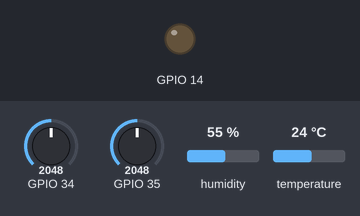
The sketch below on a simulated ESP32. Parts: output pins drawn as LEDs (lit = HIGH). Inputs (shaded band) come from the test bench; at power-on: GPIO 34 = 2048, GPIO 35 = 2048, humidity 55 %, temperature 24 °C. WiFi joins after 1.5 s; servers stay silent unless stated; not simulated (calls return 0 or success): secrets.h.

Above: at 2.7 s.
2.8 s: GPIO 34 set to 3659
5.2 s: GPIO 34 set to 3741
At 6.4 s:
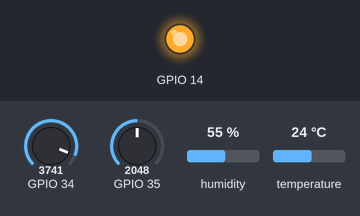
7.5 s: GPIO 34 set to 2527
9.2 s: GPIO 34 set to 2434
At 10.7 s:
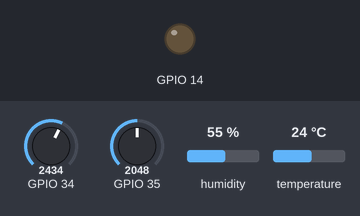
11.5 s: GPIO 34 set to 3972
At 12.5 s:
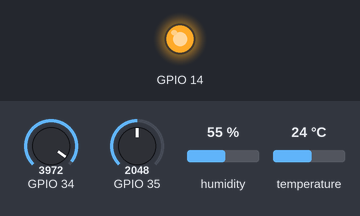
Timing chart, 0 to 14.5 s (numbered marks = the images above; inputs shaded):
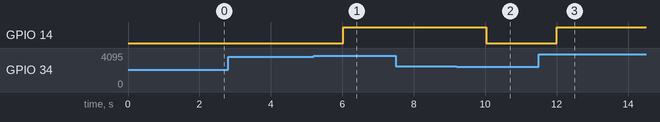

Measured:
- the behaviour switches between 3685 and 3686 on GPIO 34 (found by bisection; images 0 and 1)
- the behaviour switches between 2498 and 2497 on GPIO 34 (found by bisection; images 1 and 2)
- after the input at 2.8 s, every drawn part: stays the same
- after the input at 5.2 s, GPIO 14: LOW → HIGH after 0.83 s
- after the input at 7.5 s, every drawn part: stays the same
- after the input at 9.2 s, GPIO 14: HIGH → LOW after 0.83 s
- after the input at 11.5 s, GPIO 14: LOW → HIGH after 0.50 s

The sketch:

SmartGH.ino
```cpp
#include "secrets.h"
#include "thingProperties.h"

#include "src/DHTSensor.h"
#include "src/LDRSensor.h"
#include "src/SoilSensor.h"
#include "src/Pump.h"

#define MOISTURE_TRIGGER 10
#define MOISTURE_THRESHOLD 40

DHTSensor dht(27, temperature, humidity);
LDRSensor ldr(35, light);
SoilSensor soil(34, moisture);
Pump pmp(14, pump);

bool autoTriggered = false;
unsigned long previousTime = 0;

void setup() {

  Serial.begin(9600);
  delay(1500);

  // analogSetPinAttenuation(35, ADC_ATTENDB_MAX);

  initProperties();

  ArduinoCloud.begin(ArduinoIoTPreferredConnection);

  setDebugMessageLevel(2);
  ArduinoCloud.printDebugInfo();
}

void loop() {

  unsigned long currentTime = millis();
  if(currentTime - previousTime >= 2000) {

    dht.update();
    ldr.update();
    soil.update();

    if(soil.get() <= MOISTURE_TRIGGER) {
        pmp.power(PUMP_ON);
        autoTriggered = true;
    }

    if(autoTriggered && soil.get() >= MOISTURE_THRESHOLD) {
        pmp.power(PUMP_OFF);
        autoTriggered = false;
    }

    previousTime = currentTime;
  }

  ArduinoCloud.update();
}

void onPumpChange()  {

    autoTriggered = false;
    pmp.power(pump);
}
```

DHTSensor.cpp
```cpp
#include "DHTSensor.h"

DHTSensor::DHTSensor(uint8_t sensorPin, float &temperature, float &humidity)
    : Sensor(sensorPin), _dht(sensorPin, DHT11), _temperature(temperature),
      _humidity(humidity) {

  _dht.begin();
}

float DHTSensor::_preprocess(float analogVal) {}

void DHTSensor::update() {

  _temperature = _dht.readTemperature();
  _humidity = _dht.readHumidity();
}

float DHTSensor::get(uint8_t parameter) {

    if(parameter == DHTTEMP) return _temperature;
    else return _humidity;
}
```

DHTSensor.h
```cpp
#pragma once
#include <DHT.h>
#include "Sensor.h"

#define DHTTEMP 0
#define DHTHUMID 1

class DHTSensor : public Sensor {
public:
  DHTSensor(uint8_t sensorPin, float &temperature, float &humidity);
  void update() override;
  float get(uint8_t parameter) override;

private:
  float _preprocess(float analogVal) override;

private:
  DHT _dht;
  float &_temperature;
  float &_humidity;
};
```

LDRSensor.cpp
```cpp
#include "LDRSensor.h"

LDRSensor::LDRSensor(uint8_t sensorPin, float& light) : Sensor(sensorPin), _light(light) {

    pinMode(sensorPin, INPUT);
}

void LDRSensor::update() {

    _light =  _preprocess(analogRead(_sensorPin));
}

float LDRSensor::_preprocess(float analogVal) {

    return map(analogVal, 0, 4095, 0, 100);
}
```

LDRSensor.h
```cpp
#pragma once
#include "Sensor.h"

class LDRSensor : public Sensor {

    public:
        LDRSensor(uint8_t sensorPin, float& light);
        void update() override;
        float get(uint8_t parameter = 0) override {return _light;}

    private:
        float _preprocess(float analogVal) override;

    private:
        float& _light;
};
```

Pump.cpp
```cpp
#include "Pump.h"

Pump::Pump(uint8_t pin, bool &pump) : _pin(pin), _pump(pump) {

    pinMode(pin, OUTPUT);
    _pump = PUMP_OFF;
}

void Pump::power(bool status) {

    digitalWrite(_pin, status);
    _pump = status;
}

bool& Pump::get() {
    return _pump;
}
```

Pump.h
```cpp
#pragma once
#include <Arduino.h>

#define PUMP_ON 1
#define PUMP_OFF 0

class Pump {
    public:
        Pump(uint8_t pin, bool& pump);
        void power(bool status);
        bool& get();

    private:
        const uint8_t _pin;
        bool& _pump;
};
```

Sensor.h
```cpp
#pragma once
#include <Arduino.h>

class Sensor {
public:
  Sensor(uint8_t sensorPin) : _sensorPin(sensorPin) {}
  virtual void update() = 0;
  virtual float get(uint8_t parameter) = 0;

protected:
  virtual float _preprocess(float analogVal) = 0;

protected:
  const uint8_t _sensorPin;
};
```

SoilSensor.cpp
```cpp
#include "SoilSensor.h"

SoilSensor::SoilSensor(uint8_t sensorPin, float& moisture) : Sensor(sensorPin), _moisture(moisture) {

    pinMode(sensorPin, INPUT);
}

void SoilSensor::update() {

    _moisture = _preprocess(analogRead(_sensorPin));
}

float SoilSensor::_preprocess(float analogVal) {

    return map(analogVal, 0, 4095, 100, 0);
}
```

SoilSensor.h
```cpp
#pragma once
#include "Sensor.h"

class SoilSensor : public Sensor {

    public:
        SoilSensor(uint8_t sensorPin, float& moisture);
        void update() override;
        float get(uint8_t parameter = 0) override {return _moisture;}

    private:
        float _preprocess(float analogVal) override;

    private:
        float& _moisture;
};
```

thingProperties.h
```cpp
#include <ArduinoIoTCloud.h>
#include <Arduino_ConnectionHandler.h>

const char DEVICE_LOGIN_NAME[] = "5746a979-f69e-4702-97ae-f66e3496684a";

const char SSID[] = SECRET_SSID;
const char PASS[] = SECRET_OPTIONAL_PASS;

const char DEVICE_KEY[] = SECRET_DEVICE_KEY;

float humidity;
float light;
float moisture;
float temperature;
bool pump;

void onPumpChange();

void initProperties() {

  ArduinoCloud.setBoardId(DEVICE_LOGIN_NAME);
  ArduinoCloud.setSecretDeviceKey(DEVICE_KEY);
  ArduinoCloud.addProperty(humidity, READ, 5 * SECONDS, NULL);
  ArduinoCloud.addProperty(light, READ, 5 * SECONDS, NULL);
  ArduinoCloud.addProperty(moisture, READ, 5 * SECONDS, NULL);
  ArduinoCloud.addProperty(temperature, READ, 5 * SECONDS, NULL);
  ArduinoCloud.addProperty(pump, READWRITE, 5 * SECONDS, onPumpChange);
}

WiFiConnectionHandler ArduinoIoTPreferredConnection(SSID, PASS);
```
